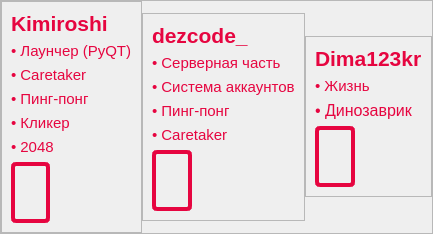
         <widget class="QWidget" name="authors_page">
          <layout class="QVBoxLayout" name="verticalLayout_13">
           <property name="spacing">
            <number>0</number>
           </property>
           <property name="leftMargin">
            <number>0</number>
           </property>
           <property name="topMargin">
            <number>0</number>
           </property>
           <property name="rightMargin">
            <number>0</number>
           </property>
           <property name="bottomMargin">
            <number>0</number>
           </property>
           <item alignment="Qt::AlignHCenter">
            <widget class="QFrame" name="frame_15">
             <property name="sizePolicy">
              <sizepolicy hsizetype="Fixed" vsizetype="Preferred">
               <horstretch>0</horstretch>
               <verstretch>0</verstretch>
              </sizepolicy>
             </property>
             <property name="frameShape">
              <enum>QFrame::StyledPanel</enum>
             </property>
             <property name="frameShadow">
              <enum>QFrame::Raised</enum>
             </property>
             <layout class="QHBoxLayout" name="horizontalLayout_13">
              <property name="spacing">
               <number>0</number>
              </property>
              <property name="leftMargin">
               <number>0</number>
              </property>
              <property name="topMargin">
               <number>0</number>
              </property>
              <property name="rightMargin">
               <number>0</number>
              </property>
              <property name="bottomMargin">
               <number>0</number>
              </property>
              <item alignment="Qt::AlignVCenter">
               <widget class="QFrame" name="frame_16">
                <property name="font">
                 <font>
                  <pointsize>8</pointsize>
                 </font>
                </property>
                <property name="frameShape">
                 <enum>QFrame::StyledPanel</enum>
                </property>
                <property name="frameShadow">
                 <enum>QFrame::Raised</enum>
                </property>
                <layout class="QVBoxLayout" name="verticalLayout_14">
                 <item alignment="Qt::AlignTop">
                  <widget class="QLabel" name="label_9">
                   <property name="font">
                    <font>
                     <pointsize>16</pointsize>
                     <weight>75</weight>
                     <bold>true</bold>
                    </font>
                   </property>
                   <property name="styleSheet">
                    <string notr="true">color: rgb(230, 5, 64)</string>
                   </property>
                   <property name="text">
                    <string>Kimiroshi</string>
                   </property>
                  </widget>
                 </item>
                 <item>
                  <widget class="QLabel" name="label_8">
                   <property name="font">
                    <font>
                     <pointsize>11</pointsize>
                     <weight>50</weight>
                     <bold>false</bold>
                    </font>
                   </property>
                   <property name="styleSheet">
                    <string notr="true">color: rgb(230, 5, 64)</string>
                   </property>
                   <property name="text">
                    <string>• Лаунчер (PyQT)</string>
                   </property>
                  </widget>
                 </item>
                 <item>
                  <widget class="QLabel" name="label_14">
                   <property name="font">
                    <font>
                     <pointsize>11</pointsize>
                    </font>
                   </property>
                   <property name="styleSheet">
                    <string notr="true">color: rgb(230, 5, 64)</string>
                   </property>
                   <property name="text">
                    <string>• Caretaker</string>
                   </property>
                  </widget>
                 </item>
                 <item>
                  <widget class="QLabel" name="label_23">
                   <property name="font">
                    <font>
                     <pointsize>11</pointsize>
                    </font>
                   </property>
                   <property name="styleSheet">
                    <string notr="true">color: rgb(230, 5, 64)</string>
                   </property>
                   <property name="text">
                    <string>• Пинг-понг</string>
                   </property>
                  </widget>
                 </item>
                 <item>
                  <widget class="QLabel" name="label_15">
                   <property name="font">
                    <font>
                     <pointsize>11</pointsize>
                    </font>
                   </property>
                   <property name="styleSheet">
                    <string notr="true">color: rgb(230, 5, 64)</string>
                   </property>
                   <property name="text">
                    <string>• Кликер</string>
                   </property>
                  </widget>
                 </item>
                 <item>
                  <widget class="QLabel" name="label_20">
                   <property name="font">
                    <font>
                     <pointsize>11</pointsize>
                    </font>
                   </property>
                   <property name="styleSheet">
                    <string notr="true">color: rgb(230, 5, 64)</string>
                   </property>
                   <property name="text">
                    <string>• 2048</string>
                   </property>
                  </widget>
                 </item>
                 <item alignment="Qt::AlignLeft|Qt::AlignTop">
                  <widget class="QPushButton" name="kimiroshi_button">
                   <property name="sizePolicy">
                    <sizepolicy hsizetype="Minimum" vsizetype="Minimum">
                     <horstretch>0</horstretch>
                     <verstretch>1</verstretch>
                    </sizepolicy>
                   </property>
                   <property name="minimumSize">
                    <size>
                     <width>0</width>
                     <height>61</height>
                    </size>
                   </property>
                   <property name="maximumSize">
                    <size>
                     <width>92</width>
                     <height>16777215</height>
                    </size>
                   </property>
                   <property name="cursor">
                    <cursorShape>PointingHandCursor</cursorShape>
                   </property>
                   <property name="styleSheet">
                    <string notr="true">border: 4px solid rgb(230, 5, 64);
border-radius: 5px</string>
                   </property>
                   <property name="text">
                    <string/>
                   </property>
                   <property name="icon">
                    <iconset>
                     <normaloff>qt_icons/github.svg</normaloff>qt_icons/github.svg</iconset>
                   </property>
                   <property name="iconSize">
                    <size>
                     <width>40</width>
                     <height>40</height>
                    </size>
                   </property>
                  </widget>
                 </item>
                </layout>
               </widget>
              </item>
              <item alignment="Qt::AlignVCenter">
               <widget class="QFrame" name="frame_19">
                <property name="frameShape">
                 <enum>QFrame::StyledPanel</enum>
                </property>
                <property name="frameShadow">
                 <enum>QFrame::Raised</enum>
                </property>
                <layout class="QVBoxLayout" name="verticalLayout_19">
                 <item alignment="Qt::AlignTop">
                  <widget class="QLabel" name="label_12">
                   <property name="font">
                    <font>
                     <pointsize>16</pointsize>
                     <weight>75</weight>
                     <bold>true</bold>
                    </font>
                   </property>
                   <property name="styleSheet">
                    <string notr="true">color: rgb(230, 5, 64)</string>
                   </property>
                   <property name="text">
                    <string>dezcode_</string>
                   </property>
                  </widget>
                 </item>
                 <item>
                  <widget class="QLabel" name="label_10">
                   <property name="font">
                    <font>
                     <pointsize>11</pointsize>
                    </font>
                   </property>
                   <property name="styleSheet">
                    <string notr="true">color: rgb(230, 5, 64)</string>
                   </property>
                   <property name="text">
                    <string>• Серверная часть</string>
                   </property>
                  </widget>
                 </item>
                 <item>
                  <widget class="QLabel" name="label_16">
                   <property name="font">
                    <font>
                     <pointsize>11</pointsize>
                    </font>
                   </property>
                   <property name="styleSheet">
                    <string notr="true">color: rgb(230, 5, 64)</string>
                   </property>
                   <property name="text">
                    <string>• Система аккаунтов</string>
                   </property>
                  </widget>
                 </item>
                 <item>
                  <widget class="QLabel" name="label_24">
                   <property name="font">
                    <font>
                     <pointsize>11</pointsize>
                    </font>
                   </property>
                   <property name="styleSheet">
                    <string notr="true">color: rgb(230, 5, 64)</string>
                   </property>
                   <property name="text">
                    <string>• Пинг-понг</string>
                   </property>
                  </widget>
                 </item>
                 <item>
                  <widget class="QLabel" name="label_17">
                   <property name="font">
                    <font>
                     <pointsize>11</pointsize>
                    </font>
                   </property>
                   <property name="styleSheet">
                    <string notr="true">color: rgb(230, 5, 64)</string>
                   </property>
                   <property name="text">
                    <string>• Caretaker</string>
                   </property>
                  </widget>
                 </item>
                 <item alignment="Qt::AlignLeft|Qt::AlignTop">
                  <widget class="QPushButton" name="dezcode_">
                   <property name="sizePolicy">
                    <sizepolicy hsizetype="Minimum" vsizetype="Fixed">
                     <horstretch>0</horstretch>
                     <verstretch>1</verstretch>
                    </sizepolicy>
                   </property>
                   <property name="minimumSize">
                    <size>
                     <width>0</width>
                     <height>61</height>
                    </size>
                   </property>
                   <property name="maximumSize">
                    <size>
                     <width>92</width>
                     <height>16777215</height>
                    </size>
                   </property>
                   <property name="cursor">
                    <cursorShape>PointingHandCursor</cursorShape>
                   </property>
                   <property name="styleSheet">
                    <string notr="true">border: 4px solid rgb(230, 5, 64);
border-radius: 5px</string>
                   </property>
                   <property name="text">
                    <string/>
                   </property>
                   <property name="icon">
                    <iconset>
                     <normaloff>qt_icons/github.svg</normaloff>qt_icons/github.svg</iconset>
                   </property>
                   <property name="iconSize">
                    <size>
                     <width>40</width>
                     <height>40</height>
                    </size>
                   </property>
                  </widget>
                 </item>
                </layout>
               </widget>
              </item>
              <item alignment="Qt::AlignVCenter">
               <widget class="QFrame" name="frame_18">
                <property name="frameShape">
                 <enum>QFrame::StyledPanel</enum>
                </property>
                <property name="frameShadow">
                 <enum>QFrame::Raised</enum>
                </property>
                <layout class="QVBoxLayout" name="verticalLayout_18">
                 <item alignment="Qt::AlignTop">
                  <widget class="QLabel" name="label_11">
                   <property name="font">
                    <font>
                     <pointsize>16</pointsize>
                     <weight>75</weight>
                     <bold>true</bold>
                    </font>
                   </property>
                   <property name="styleSheet">
                    <string notr="true">color: rgb(230, 5, 64)</string>
                   </property>
                   <property name="text">
                    <string>Dima123kr</string>
                   </property>
                  </widget>
                 </item>
                 <item>
                  <widget class="QLabel" name="label_13">
                   <property name="font">
                    <font>
                     <pointsize>11</pointsize>
                    </font>
                   </property>
                   <property name="styleSheet">
                    <string notr="true">color: rgb(230, 5, 64)</string>
                   </property>
                   <property name="text">
                    <string>• Жизнь</string>
                   </property>
                  </widget>
                 </item>
                 <item>
                  <widget class="QLabel" name="label_18">
                   <property name="font">
                    <font>
                     <pointsize>12</pointsize>
                    </font>
                   </property>
                   <property name="styleSheet">
                    <string notr="true">color: rgb(230, 5, 64)</string>
                   </property>
                   <property name="text">
                    <string>• Динозаврик</string>
                   </property>
                  </widget>
                 </item>
                 <item alignment="Qt::AlignLeft|Qt::AlignTop">
                  <widget class="QPushButton" name="dima123kr">
                   <property name="sizePolicy">
                    <sizepolicy hsizetype="Minimum" vsizetype="Fixed">
                     <horstretch>0</horstretch>
                     <verstretch>1</verstretch>
                    </sizepolicy>
                   </property>
                   <property name="minimumSize">
                    <size>
                     <width>0</width>
                     <height>61</height>
                    </size>
                   </property>
                   <property name="maximumSize">
                    <size>
                     <width>92</width>
                     <height>16777215</height>
                    </size>
                   </property>
                   <property name="cursor">
                    <cursorShape>PointingHandCursor</cursorShape>
                   </property>
                   <property name="styleSheet">
                    <string notr="true">border: 4px solid rgb(230, 5, 64);
border-radius: 5px</string>
                   </property>
                   <property name="text">
                    <string/>
                   </property>
                   <property name="icon">
                    <iconset>
                     <normaloff>qt_icons/github.svg</normaloff>qt_icons/github.svg</iconset>
                   </property>
                   <property name="iconSize">
                    <size>
                     <width>40</width>
                     <height>40</height>
                    </size>
                   </property>
                  </widget>
                 </item>
                </layout>
               </widget>
              </item>
             </layout>
            </widget>
           </item>
          </layout>
         </widget>
